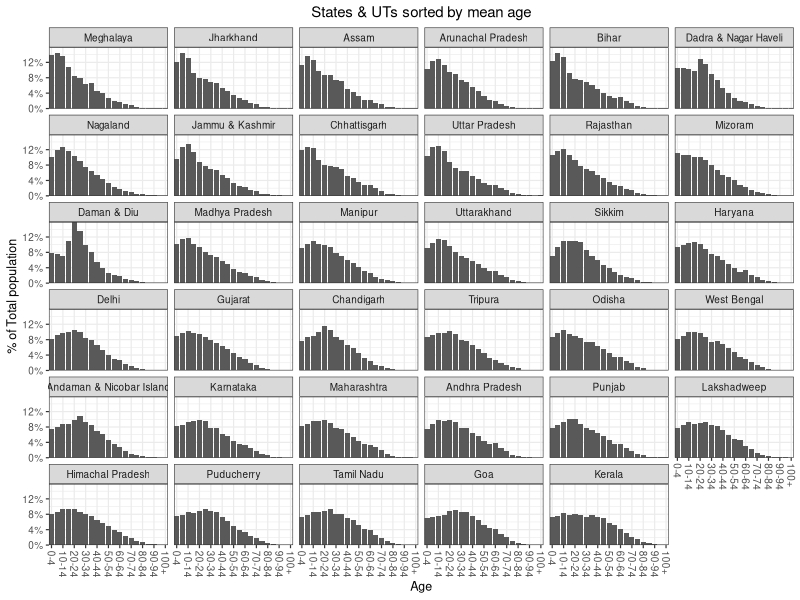
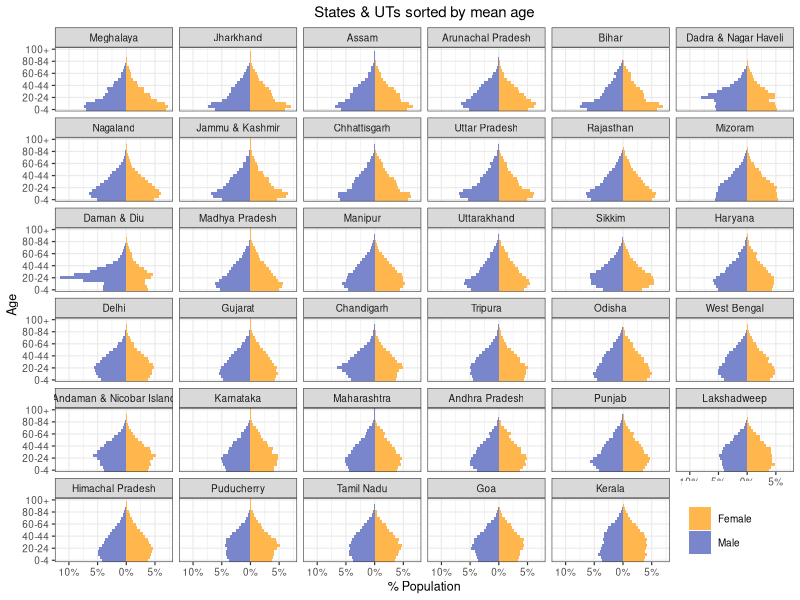

Source code (R) for these figures, in order: (Note: this script raises an error after producing the figures.)
library(ggplot2)
library(magrittr)
library(dplyr)
library(stringr)
library(tidyr)
library(svglite)
library(scales)
library(e1071)  

base_data <- readr::read_csv('all_states_data.csv')

# remove 'INDIA' data
base_data <- base_data %>% filter(!(state %in% 'INDIA'))

base_data %>% 
  filter(!(age %in% c('Age not stated', 'All ages'))) %>% 
  mutate(age = ifelse(age %in% '100+', 101, age)) %>% 
  mutate(age = age %>% as.numeric) %>% 
  mutate(age = cut(age,
                   breaks = seq(from = 0, to = 105, by = 5),
                   include.lowest = TRUE, right = FALSE)) %>% 
  select(state, age, total_males, total_persons) %>% 
  group_by(state, age) %>% 
  summarise(total_males = sum(total_males),
            total_persons = sum(total_persons)) %>% 
  ungroup %>% 
  mutate(total_females = total_persons - total_males) -> 
  summarised_data

age_levels <- summarised_data$age %>% levels
age_labels <- summarised_data$age %>%
  levels %>% 
  str_replace_all(fixed('['), '') %>% 
  str_replace_all(fixed(')'), '') %>% 
  str_replace_all(fixed(']'), '') %>% 
  str_split_fixed(',', 2) %>% 
  as_data_frame %>% 
  mutate(V1 = as.numeric(V1),
         V2 = as.numeric(V2) - 1) %>% 
  mutate(ans = paste0(V1, '-' , V2)) %>% 
  extract2('ans')
age_labels[21] <- '100+'
summarised_data$age <- factor(as.character(summarised_data$age), age_levels, age_labels, ordered = TRUE)

mean_rank <- base_data %>% 
  filter(!(age %in% c('Age not stated', 'All ages'))) %>% 
  mutate(age = ifelse(age %in% '100+', 100, age)) %>% 
  mutate(age = age %>% as.numeric) %>% 
  group_by(state) %>% 
  summarise(mean_age = sum(age*total_persons)/sum(total_persons)) %>% 
  ungroup %>% 
  arrange(mean_age)

library(gganimate)

state_names <- mean_rank$state %>% 
  sapply(. %>% 
           tolower %>% 
           gsub(x = .,
                pattern = "\\b([[:alpha:]])([[:alpha:]]+)",
                replacement = "\\U\\1\\L\\2",
                perl = TRUE)) %>% 
  ifelse(. == 'Nct Of Delhi', 'Delhi', .) %>% 
  unname

# state_names <- state_names %>% paste0('\n', "Mean Age: ", mean_rank$mean_age %>% round(1))

toplot <- summarised_data %>% 
  select(state, age, total_persons) %>% 
  mutate(state = factor(state, levels = mean_rank$state, ordered = TRUE, labels = state_names)) %>% 
  mutate(rank = as.numeric(state)) %>% 
  group_by(state) %>% 
  mutate(total_persons = total_persons/sum(total_persons)) %>% 
  ungroup %>% 
  arrange(state, age)

gg <- ggplot(toplot) + 
  geom_bar(aes(x = age, y = total_persons), stat = 'identity') +
  facet_wrap(~state) +
  coord_cartesian(expand = FALSE) +
  theme_bw(base_size = 9) +
  theme(axis.text.x = element_text(angle = -90, vjust = 0.5, hjust = 0),
        plot.title = element_text(hjust = 0.5)) +
  ylab('% of Total population') +
  xlab('Age') + 
  scale_y_continuous(labels = function(breaks) breaks %>% multiply_by(100) %>% round(digits = 0) %>% paste0('%')) +
  scale_x_discrete(breaks = levels(toplot$age)[seq(from = 1, to = 21, by = 2)],
                   labels = levels(toplot$age)[seq(from = 1, to = 21, by = 2)]) +
  ggtitle('States & UTs sorted by mean age')

svglite('states-sorted-mean-age.svg')
print(gg)
dev.off()

toplot <- summarised_data %>% 
  mutate(state = factor(state, levels = mean_rank$state, ordered = TRUE, labels = state_names)) %>% 
  group_by(state) %>% 
  mutate(total_males   = total_males/sum(total_persons),
         total_females = total_females/sum(total_persons)) %>% 
  ungroup %>% 
  select(-total_persons) %>% 
  gather(key = 'var', value = 'val', -state, -age) %>% 
  arrange(state, age)

gg <- toplot %>% 
  mutate(val = ifelse(var %in% 'total_males', -val, val)) %>% 
  ggplot() +
  geom_bar(aes(x = age, y = val, fill = var),  stat = 'identity', width = 1) +
  scale_fill_manual(values = c(total_males = '#7986CB', total_females = '#FFB74D'),
                    labels = c(total_males = 'Male',    total_females = 'Female'),
                    name = '') +
  coord_flip() +
  facet_wrap(~state) +
  scale_y_continuous(labels = function(breaks) breaks %>% multiply_by(100) %>% abs %>% round(digits = 0) %>% paste0('%')) +
  scale_x_discrete(breaks = levels(toplot$age)[seq(from = 1, to = 21, by = 4)],
                   labels = levels(toplot$age)[seq(from = 1, to = 21, by = 4)]) +
  theme_bw(base_size = 9) +
  theme(plot.title = element_text(hjust = 0.5),
        legend.position = c(0.9, 0.08),
        legend.direction = 'vertical') +
  ylab('% Population') +
  xlab('Age') +
  ggtitle('States & UTs sorted by mean age')

svglite('states-sorted-mean-age2.svg')
print(gg)
dev.off()

p <- ggplot(toplot, aes(x = age, y = total_persons, frame = rank)) + 
  geom_bar(stat = 'identity', position = "identity", fill = '#66BB6A') +
  coord_cartesian(expand = FALSE, ylim = c(0, max(toplot$total_persons))) +
  theme_bw() +
  theme(axis.text.x = element_text(angle = -90, vjust = 0.5, hjust = 0),
        plot.title = element_text(hjust = 0.5)) +
  ylab('% of Total population') +
  xlab('Age') + 
  geom_label(aes(y = 0.16, x = 20, label = state), vjust = "inward", hjust = "inward", color = '#66BB6A', label.size = 0, size = 7) +
  scale_y_continuous(labels = function(breaks) breaks %>% multiply_by(100) %>% round(digits = 0) %>% paste0('%'))

gganimate(p, "output.html", cumulative = TRUE, title_frame = FALSE)
